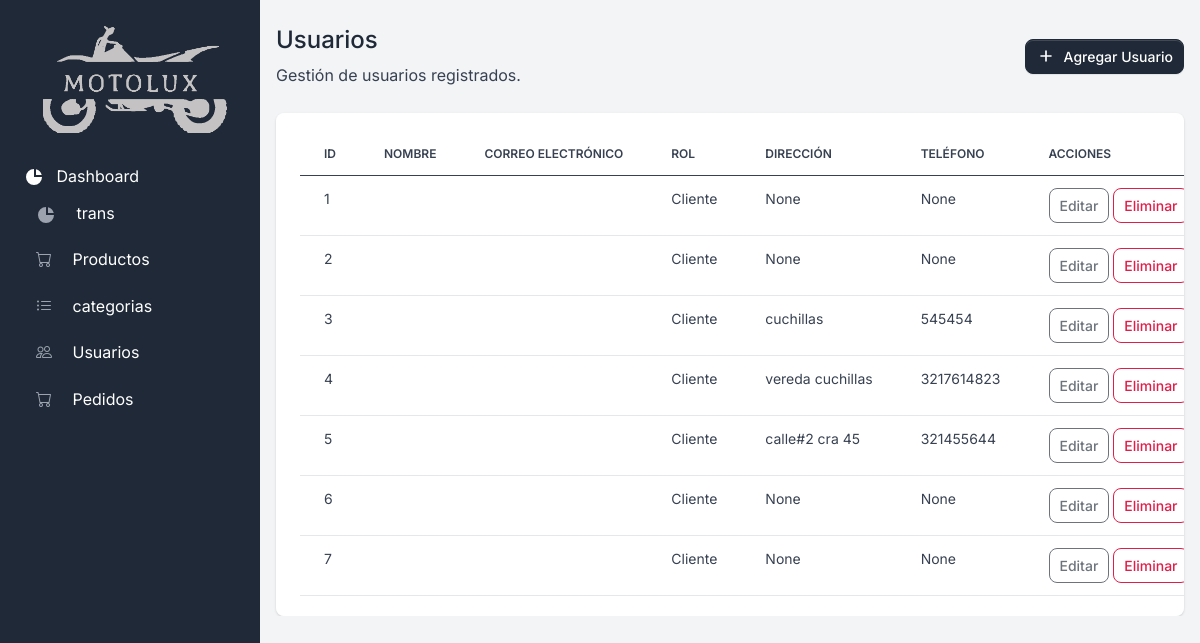
The app's page /usuarios/, older data.
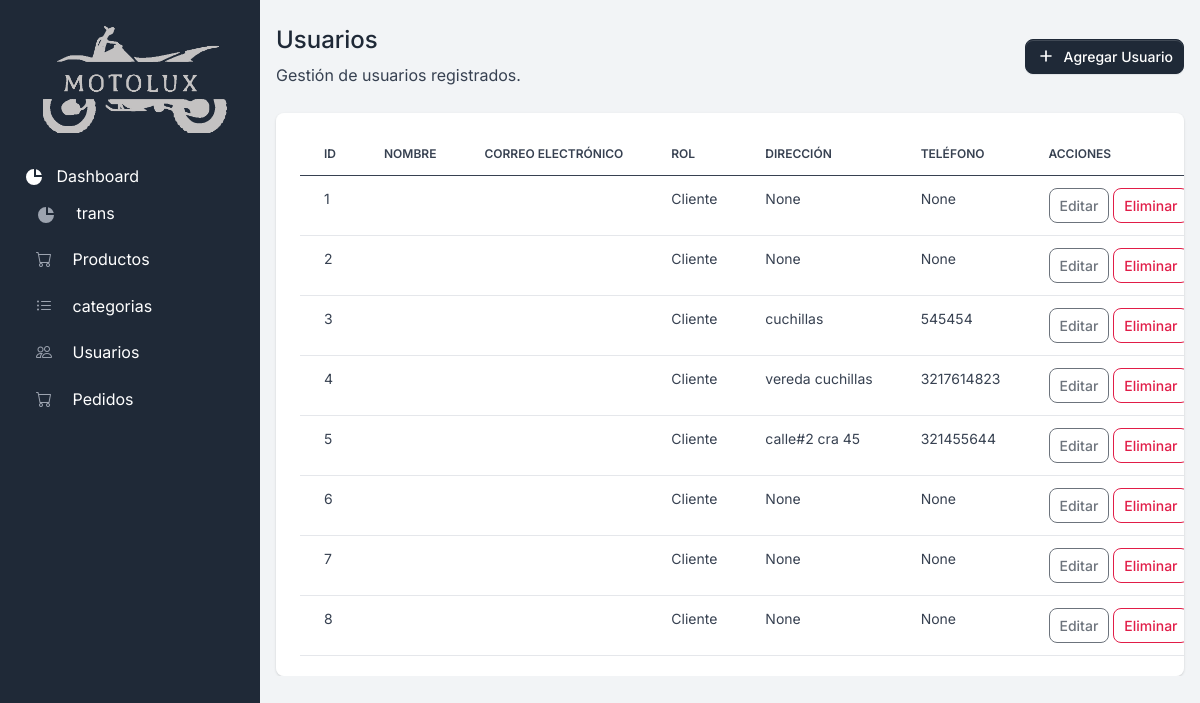
The same page, newer data.
### tienda/models.py (models this page shows, shortened)
class Usuario(models.Model):
    user = models.OneToOneField(User, on_delete=models.CASCADE, related_name="perfil")
    rol = models.ForeignKey("Rol", on_delete=models.CASCADE, related_name='usuarios')
    telefono = models.CharField(max_length=20, blank=True, null=True)
    cedula = models.CharField(max_length=20, blank=True, null=True)
    direccion = models.CharField(max_length=200, blank=True, null=True)
    direccion2 = models.CharField(max_length=200, blank=True, null=True)
    ciudad = models.CharField(max_length=100, blank=True, null=True)
    departamento = models.CharField(max_length=100, blank=True, null=True)

class Rol(models.Model):
    nombre = models.CharField(max_length=255)
    def __str__(self):
        return self.nombre

### tienda/views.py (the view)
# urls.py: path('usuarios/', views.usuarios, name='usuarios'),
def usuarios(request):
    usuarios = Usuario.objects.all()
    return render(request, 'tienda/admin/usuarios/usuario_admin.html', {'usuarios': usuarios})

### tienda/templates/tienda/admin/usuarios/usuario_admin.html (shortened to what this page needs)
{% extends "tienda/admin/layouts/base.html" %}
{% load static %}
{% block content %}
{% include 'tienda/admin/includes/sidebar.html' %}
<div class="d-flex justify-content-between flex-wrap flex-md-nowrap align-items-center py-4">
    <div>
        <h2 class="h4">Usuarios</h2>
        <p class="mb-0">Gestión de usuarios registrados.</p>
    </div>
    <div>
        <a href="{% url 'agregar_usuario' %}" class="btn btn-sm btn-gray-800 d-inline-flex align-items-center">
            <svg class="icon icon-xs me-2" fill="none" stroke="currentColor" viewBox="0 0 24 24" xmlns="http://www.w3.org/2000/svg"><path stroke-linecap="round" stroke-linejoin="round" stroke-width="2" d="M12 6v6m0 0v6m0-6h6m-6 0H6"></path></svg>
            Agregar Usuario
        </a>
    </div>
</div>
<div class="card card-body border-0 shadow table-wrapper table-responsive">
    <table class="table table-hover">
        <thead>
            <tr>
                <th>ID</th>
                <th>Nombre</th>
                <th>Correo Electrónico</th>
                <th>Rol</th>
                <th>Dirección</th>
                <th>Teléfono</th>
                <th>Acciones</th>
            </tr>
        </thead>
        <tbody>
            {% for usuario in usuarios %}
            <tr>
                <td>{{ usuario.id }}</td>
                <td>{{ usuario.nombre_completo }}</td>
                <td>{{ usuario.correo_electronico }}</td>
                <td>{{ usuario.rol }}</td>
                <td>{{ usuario.direccion }}</td>
                <td>{{ usuario.telefono }}</td>
                <td>
                    <a href="#" class="btn btn-sm btn-outline-primary disabled">Editar</a>
                    <a href="{% url 'eliminar_usuario' usuario.id %}" class="btn btn-sm btn-outline-danger" onclick="return confirm('¿Estás seguro de que deseas eliminar este usuario?');">Eliminar</a>
                </td>
            </tr>
            {% empty %}
            <tr>
                <td colspan="6" class="text-center">No hay usuarios registrados.</td>
            </tr>
            {% endfor %}
        </tbody>
    </table>
</div>
{% endblock %}

Row changes from the older to the newer data that the page shows:
added Usuario: id "8", rol "Cliente", direccion "None", telefono "None"
